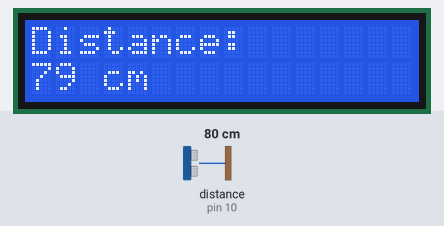
The sketch below on a simulated Arduino Uno, built with avr-gcc and run on an emulated ATmega328P. Parts: 16×2 character LCD. Wiring (inferred from the names in the program): ultrasonic range finder: trigger pin 13; echo pin 10. The inputs (shaded band) are chosen by the test bench; at power-on: distance to the obstacle (sensor on pin 10) 80 cm. The echo pulse lasts 58.3 µs per cm.

Above: at 3.2 s.
3.3 s: distance to the obstacle (sensor on pin 10) set to 2 cm
At 5.2 s:
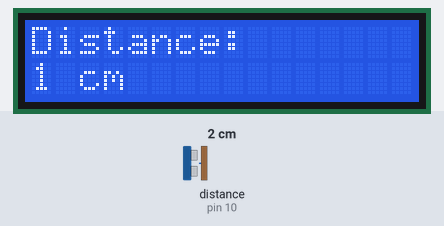
5.5 s: distance to the obstacle (sensor on pin 10) set to 4 cm
At 7.1 s:
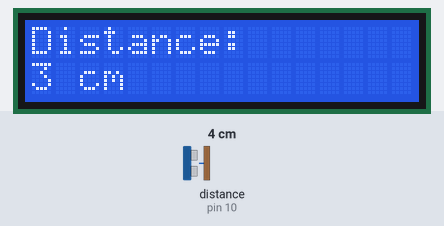
7.5 s: distance to the obstacle (sensor on pin 10) set to 9 cm
At 9.0 s:
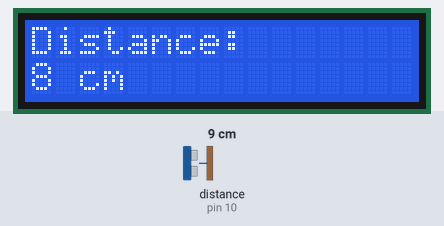
Timing chart, 0 to 10.5 s (numbered marks = the images above; inputs shaded):
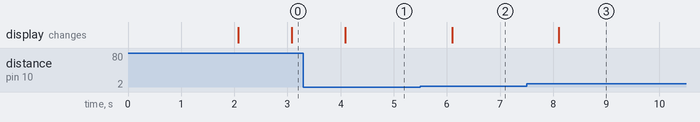

The sketch:

Ultrasonic_distance_measurement.ino
```cpp
#include <LiquidCrystal.h>

LiquidCrystal lcd(12, 11, 5, 4, 3, 2);

const int trig = 13;
const int echo = 10;

void setup() {
  lcd.begin(16, 2);
  pinMode(trig, OUTPUT);
  pinMode(echo, INPUT);
  lcd.print("Initializing...");
  delay(2000);
}

void loop() {
  long duration, distance;

  digitalWrite(trig, LOW);
  delayMicroseconds(2);
  digitalWrite(trig, HIGH);
  delayMicroseconds(10);
  digitalWrite(trig, LOW);

  duration = pulseIn(echo, HIGH);
  distance = (duration / 2) * 0.0343;

  lcd.clear();
  lcd.setCursor(0, 0);
  lcd.print("Distance:");
  lcd.setCursor(0, 1);
  lcd.print(distance);
  lcd.print(" cm");

  delay(1000);
}
```

Measured:
- after the input at 3.3 s, the display: changes after 0.79 s (image 1)
- after the input at 5.5 s, the display: changes after 0.60 s (image 2)
- after the input at 7.5 s, the display: changes after 0.61 s (image 3)
